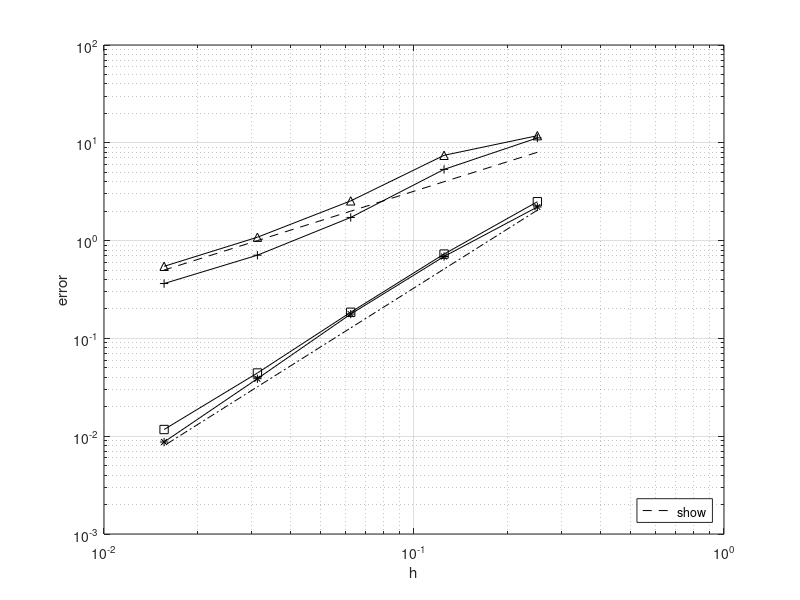

MATLAB code to generate this figure:
% BDF2
mesh_size = [1/4,1/8,1/16,1/32,1/64];
Order1 = [16,8,4,2,1];
Order2 = [256,64,16,4,1];
BDF2_Bou_2 = [11.2179,5.34611,1.72521,0.709287,0.363749];
BDF2_Bou_3 = [11.8198,7.44629,2.54807,1.0826,0.545823];
BDF2_Dis_2 = [2.20657,0.687642,0.177345,0.0387212,0.00872246];
BDF2_Dis_3 = [2.49809,0.728185,0.185098,0.0442838,0.0117073];
loglog(mesh_size,0.5*Order1,'--k','DisplayName','$$O(h)$$')
hold on;
loglog(mesh_size,0.008*Order2,'-.k','DisplayName','$$O(h^2)$$')
loglog(mesh_size,BDF2_Bou_2,'-k+','DisplayName','$$\gamma=2$$, Boundary')
loglog(mesh_size,BDF2_Bou_3,'-k^','DisplayName','$$\gamma=3$$, Boundary')
loglog(mesh_size,BDF2_Dis_2,'-k*','DisplayName','$$\gamma=2$$, Distributed')
loglog(mesh_size,BDF2_Dis_3,'-ks','DisplayName','$$\gamma=3$$, Distributed')
legend('show', 'Location', 'southeast');
grid on;
xlabel('h');
ylabel('error');